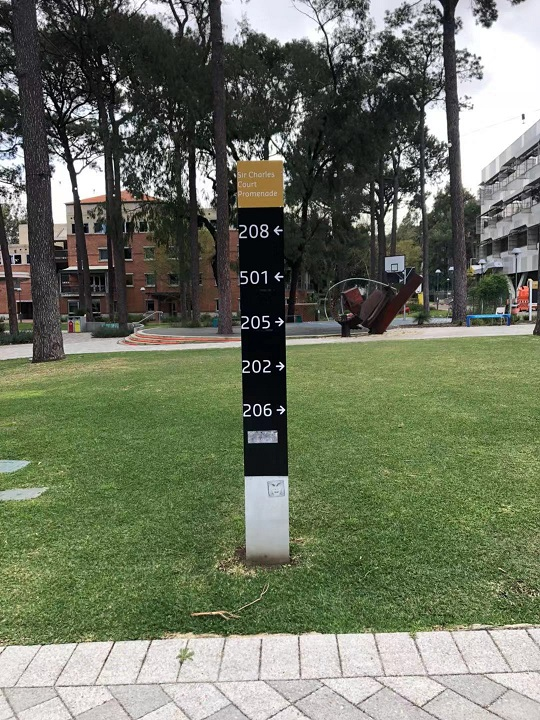
#> input picture val_DirectionalSignage/val01.jpg, 540 x 720 px
$ python -i Task1.py   (imports and definitions only)
#> lines starting #> are read from the running program, lines starting #| are printed output that depends on the picture
#> further down, picture is the input picture: shape (720, 540, 3); mean B, G, R 97.5, 117, 110.3
### Tools.py
'''
File: Tools.py
File Created: Monday, 30th September 2019 7:49:43 pm
Author: Jonathon Winter
-----
Last Modified: Tuesday, 1st October 2019 12:17:25 am
Modified By: Jonathon Winter
-----
Purpose:
'''

import cv2
import numpy as np
import glob

import json

from Settings import Settings

class Colrs:
   RED      = "\033[1;31m"
   BLUE     = "\033[1;34m"
   CYAN     = "\033[1;36m"
   GREEN    = "\033[0;32m"
   RESET    = "\033[0;0m"
   BOLD     = "\033[;1m"
   REVERSE  = "\033[;7m"

MASKS = {
   # BGR Masks
   "p_red"  : [np.array([  0,  0,150]) , np.array([ 30, 30,255])],
   "dark"   : [np.array([  0,  0,  0]) , np.array([125,125,125])],
   "p_green": [np.array([  0,200,  0]) , np.array([125,255,125])],
   # HSL Masks
   "pink"   : [np.array([100,  0,150]) , np.array([150, 30,200])],
   "gold"   : [np.array([ 10,100,100]) , np.array([ 80,255,255])],
   "white"  : [np.array([  0,  0,155]) , np.array([255, 100,255])],
   "red1"   : [np.array([  0, 80, 100]) , np.array([ 30,255,255])],
   "red2"   : [np.array([160, 80, 100]) , np.array([180,255,255])],
   "yellow" : [np.array([ 21, 60, 80]) , np.array([ 40,255,255])],
   "green"  : [np.array([ 41, 60, 64]) , np.array([ 90,255,255])],
   "brown"  : [np.array([  5,100, 20]) , np.array([ 30,255,255])],
   "shadow" : [np.array([  0,110,  0]) , np.array([ 60,255, 80])],
   "sky"    : [np.array([100, 60,200]) , np.array([140,255,255])],
   "dark"   : [np.array([  0, 60,200]) , np.array([255,255,255])],
   "red"    :[[np.array([  0, 80, 100]) , np.array([ 30,255,255])],
             [np.array([160, 80, 100]) , np.array([180,255,255])]],
}

# [84 lines left out: functions Dilate, Draw_Findings, HSV_Mask, Trim_Edges, not called in this run]


def Cvt_All(image):
   gray = cv2.cvtColor(image, cv2.COLOR_BGR2GRAY)
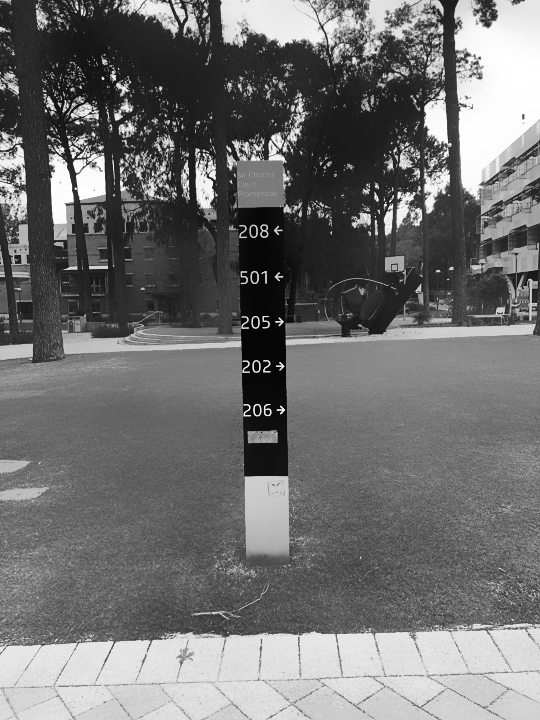
#> gray: shape (720, 540); min 5, max 255, mean 112.4
   hsv = cv2.cvtColor(image, cv2.COLOR_BGR2HSV)
#> hsv: shape (720, 540, 3); mean H, S, V 51, 56, 118.9

   return gray, hsv

# [23 lines left out: functions Get_Contours, Create_Empty, Setup_Verifier, not called in this run]

### Task1.py
import cv2
import os
import numpy as np

from Settings import Settings as s

from Tools import *


# [50 lines left out: functions Find_Numbers, Remove_Negatives, not called in this run]

def Get_Mask(image):

   image = cv2.bilateralFilter(image, 50,75,75)

   gray,hsv = Cvt_All(image)

   # lower = np.array([0,0,100])
   # upper = np.array([255,255,255])
   # defs_dark = cv2.inRange(hsv, lower, upper)

   th3 = cv2.adaptiveThreshold(gray,255,cv2.ADAPTIVE_THRESH_GAUSSIAN_C,\
         cv2.THRESH_BINARY,15,-5)
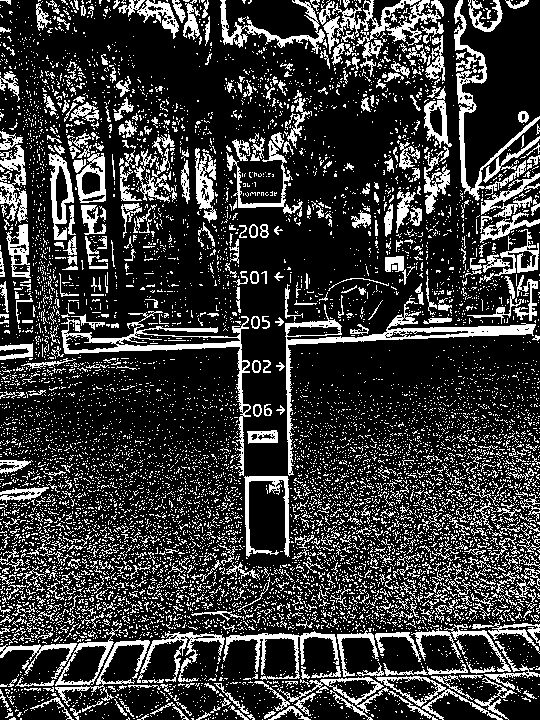
#> th3: shape (720, 540); 22.5% white in thin lines or dots

   mask = th3.copy()


   # Didnt really work out to nicely
   # white = Create_Mask(hsv, "white")
   # mask = cv2.bitwise_and(mask,white)

#> (the run stopped early here; a loop or call above may not have finished)

$ run again, on val_DirectionalSignage/val05.jpg
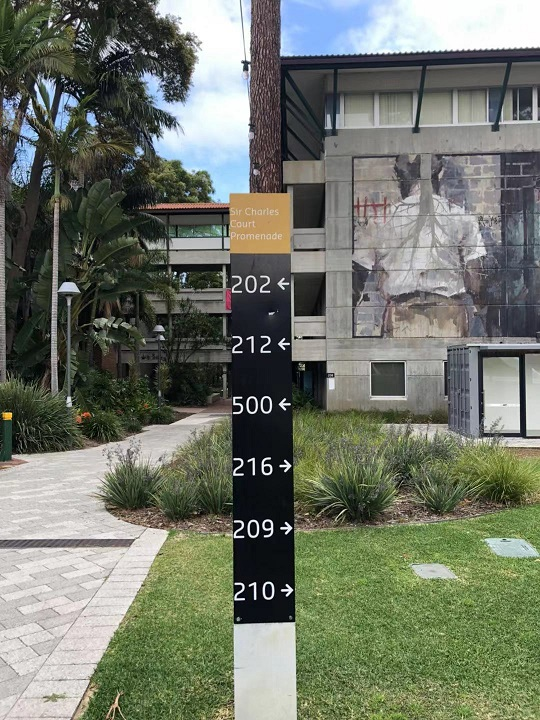
#> input picture val_DirectionalSignage/val05.jpg, 540 x 720 px
#> picture is the input picture: shape (720, 540, 3); mean B, G, R 104.9, 118.1, 112.6
#> in Cvt_All, `gray = cv2.cvtColor(image, cv2.COLOR_BGR2GRAY)`:
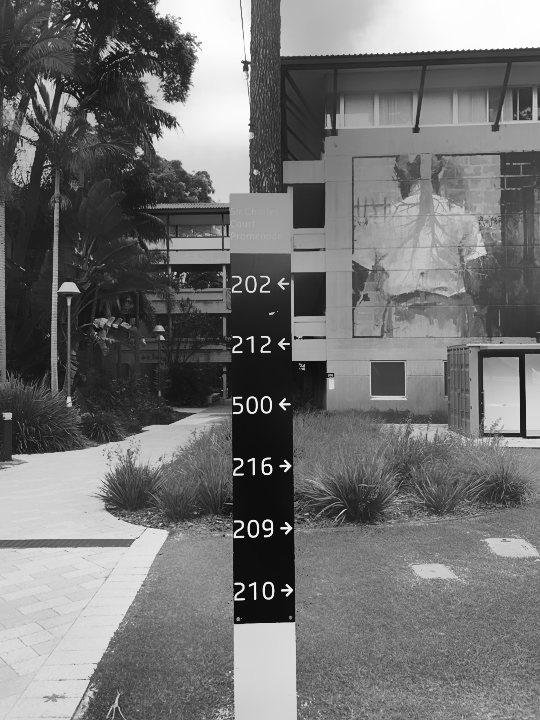
#> gray: shape (720, 540); min 12, max 254, mean 114.7
#> hsv: shape (720, 540, 3); mean H, S, V 56.8, 51, 121.6
#> in Get_Mask, `th3 = cv2.adaptiveThreshold(gray,255,cv2.ADAPTIVE_THRESH_GAUSSIAN_C,\ ..`:
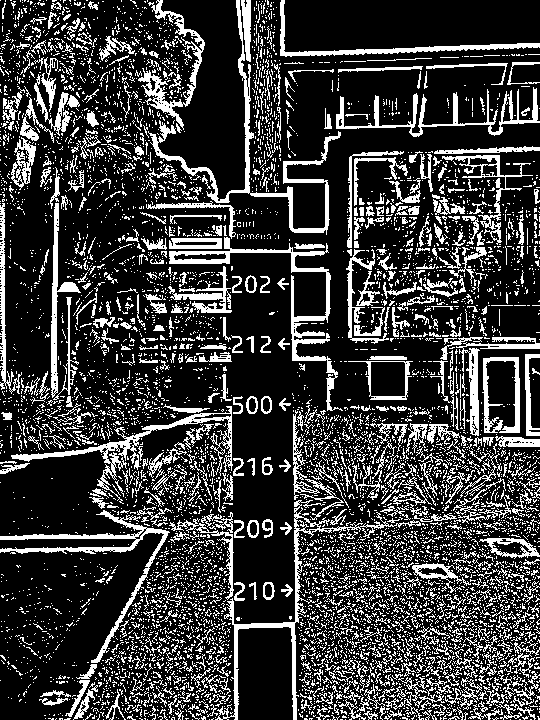
#> th3: shape (720, 540); 22.8% white in thin lines or dots

$ run again, on val_DirectionalSignage/val06.jpg
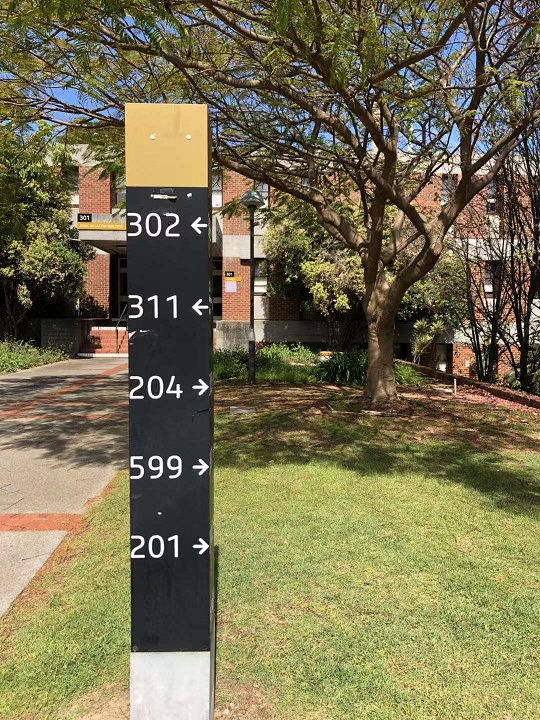
#> input picture val_DirectionalSignage/val06.jpg, 540 x 720 px
#> picture is the input picture: shape (720, 540, 3); mean B, G, R 80.4, 113, 119.9
#> in Cvt_All, `gray = cv2.cvtColor(image, cv2.COLOR_BGR2GRAY)`:
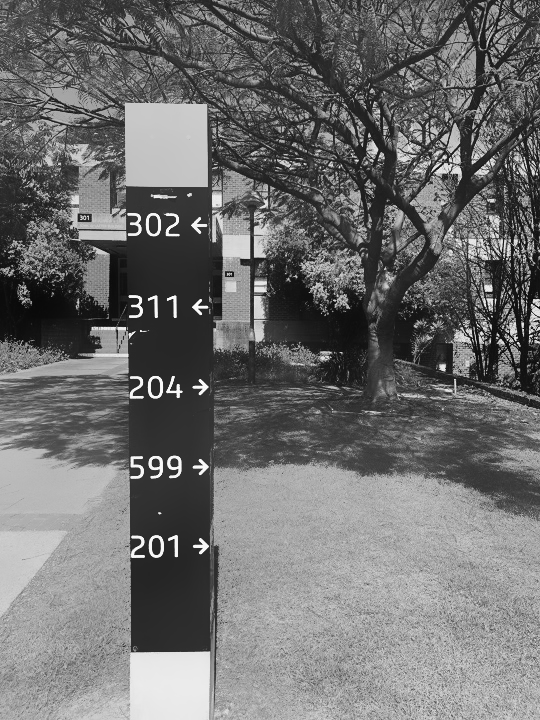
#> gray: shape (720, 540); min 9, max 251, mean 110.8
#> hsv: shape (720, 540, 3); mean H, S, V 33.3, 93.8, 121.3
#> in Get_Mask, `th3 = cv2.adaptiveThreshold(gray,255,cv2.ADAPTIVE_THRESH_GAUSSIAN_C,\ ..`:
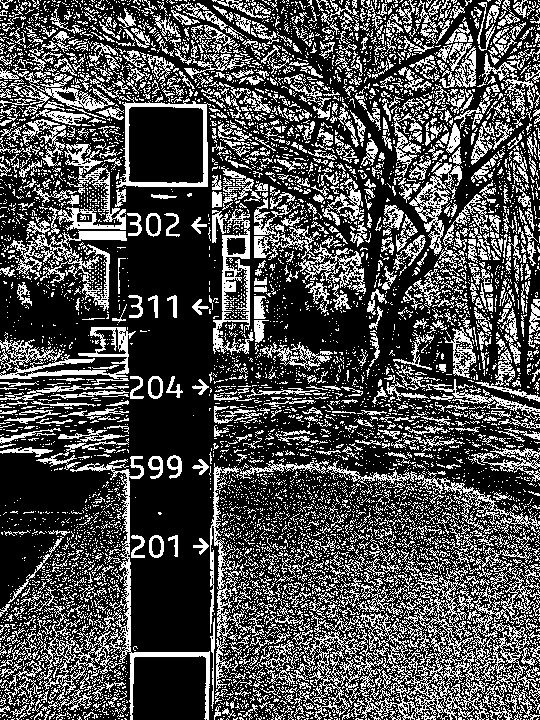
#> th3: shape (720, 540); 30.4% white in thin lines or dots
